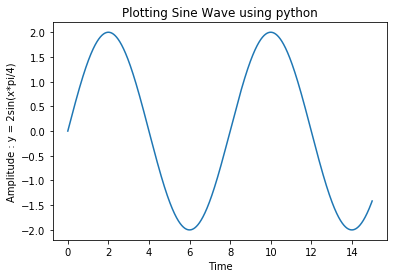

The Python source for this figure:
import matplotlib.pyplot as mpl
import numpy as np



x = np.arange(0, 15, 0.0001)  
y = 2 * np.sin(np.pi *x /4)

mpl.title('Plotting Sine Wave using python')
mpl.xlabel('Time')
mpl.ylabel('Amplitude : y = 2sin(x*pi/4)')
mpl.plot(x, y)
mpl.savefig('sine wave')
mpl.show()
